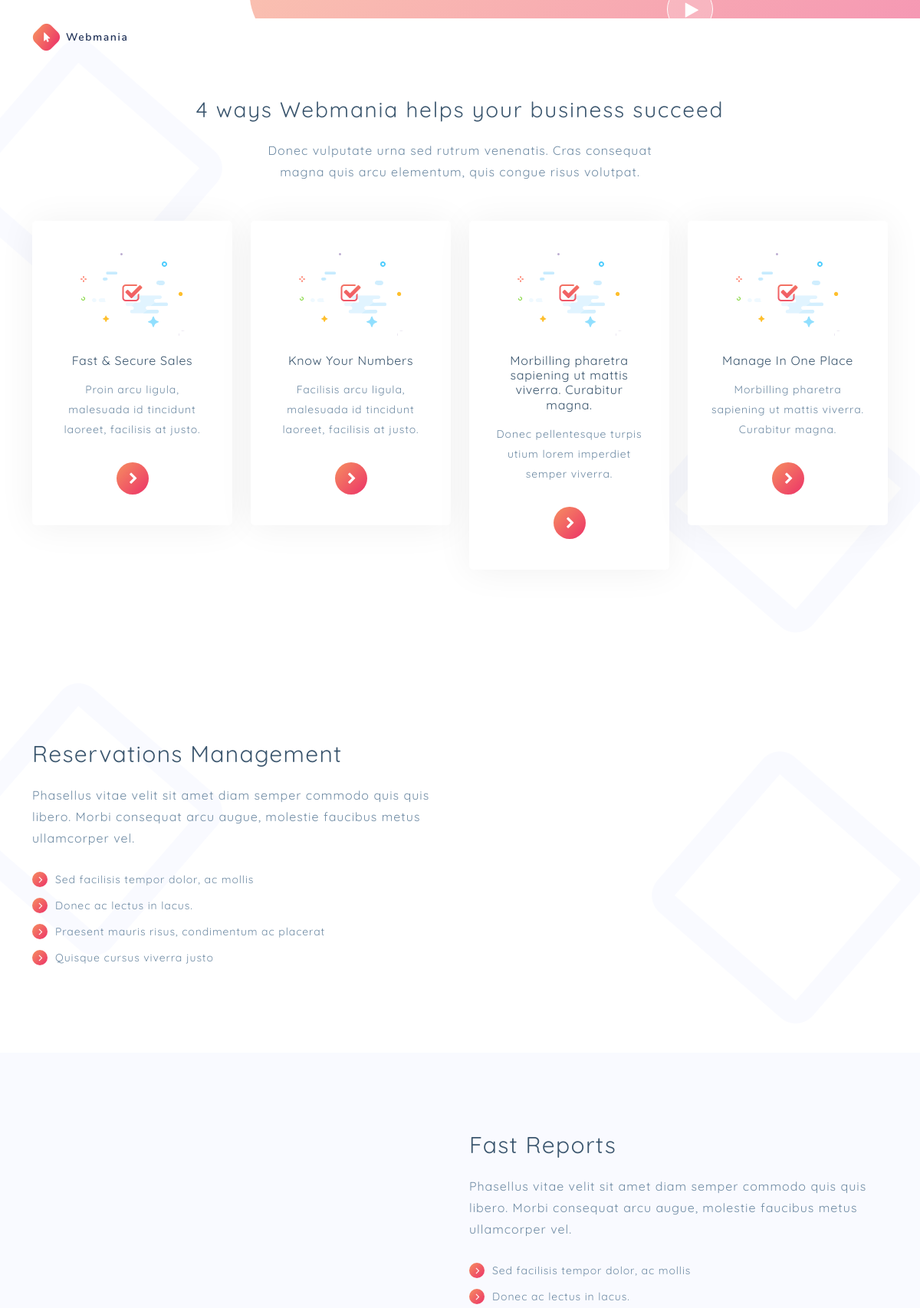
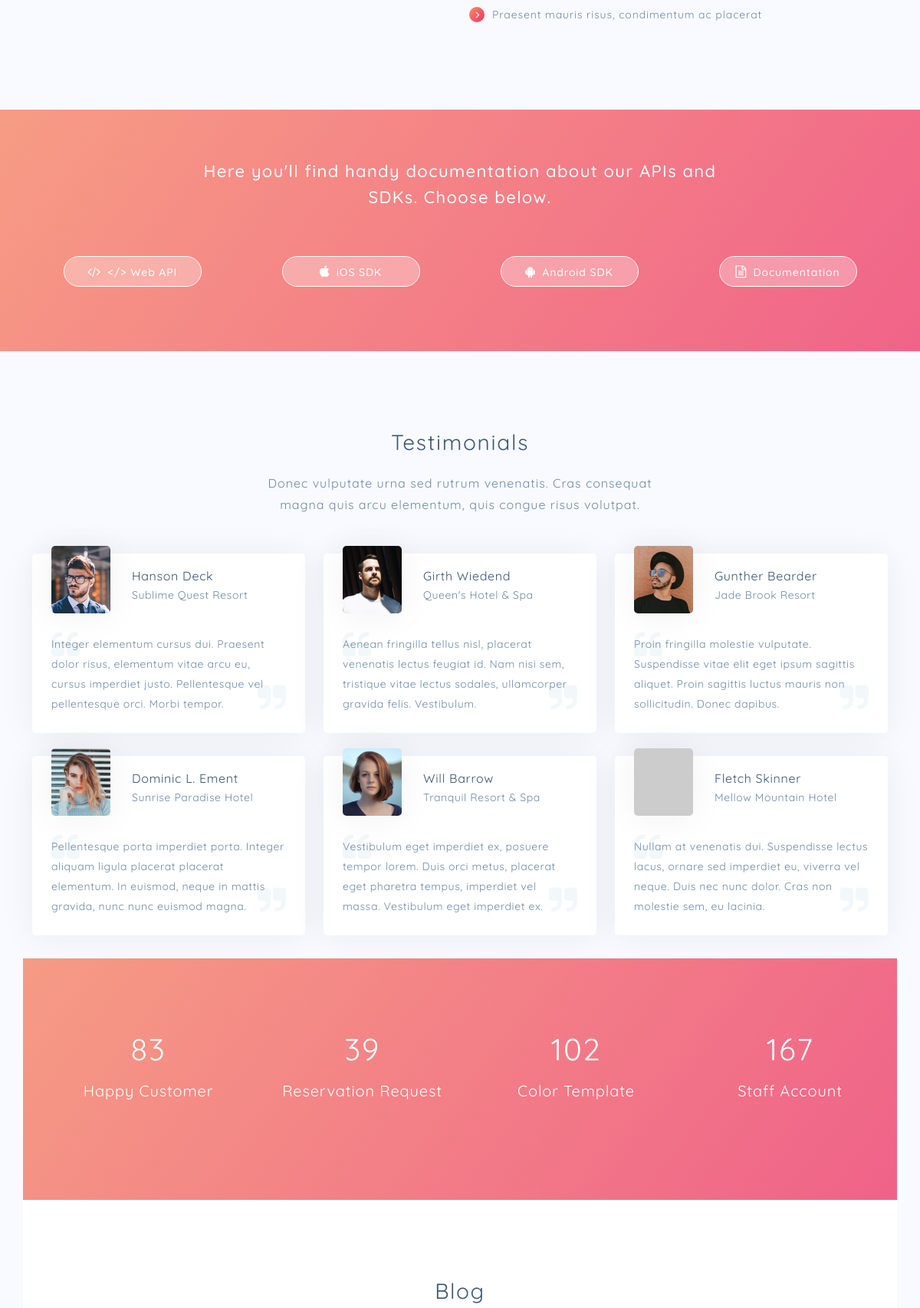
The page / (upper part) on the database its author committed (2 pictures, top to bottom).
### main/models.py (models this page shows)
class Info(models.Model):
    logo = models.ImageField()
    adres = models.CharField(max_length=255)
    phone = models.IntegerField()
    email = models.EmailField()
    desc = models.TextField()

class text(models.Model):
    title = models.CharField(max_length=255)
    text = models.TextField()

class Webmain(models.Model):
    title = models.CharField(max_length=255)
    text = models.TextField(max_length=255)

class About(models.Model):
    rigth = models.BooleanField(default=False)
    name = models.CharField(max_length=255)
    text = models.CharField(max_length=255)
    advantege = models.ManyToManyField(Advantege)
    img = models.ImageField()

class Advantege(models.Model):
    name = models.CharField(max_length=255)

class API(models.Model):
    text = models.CharField(max_length=255)
    web = models.CharField(max_length=255)
    android = models.CharField(max_length=255)
    ios = models.CharField(max_length=255)
    document = models.CharField(max_length=255)

class Blog_Text(models.Model):
    title = models.CharField(max_length=255)
    text = models.TextField()
    title2 = models.CharField(max_length=255)
    text2 = models.TextField()

class worker(models.Model):
    img = models.ImageField()
    name = models.CharField(max_length=255)
    mini_name = models.CharField(max_length=255)
    text = models.TextField()

class Result(models.Model):
    title1 = models.CharField(max_length=255)
    title2 = models.CharField(max_length=255)
    title3 = models.CharField(max_length=255)
    title4 = models.CharField(max_length=255)

### main/views.py (the view)
# urls.py: 2. Add a URL to urlpatterns:  path('', views.home, name='home')
def home(request):
    if request.method == "POST":
        name = request.POST.get("name")
        print(name)
    data_1 = random.randint(1,200)
    data_2 = random.randint(1,200)
    data_3 = random.randint(1,200)
    data_4 = random.randint(1,200)
    context = {
        "info" : Info.objects.last(),
        'about' : About.objects.all().order_by('-id')[:2],
        'API' : API.objects.last(),
        'webmain' : Webmain.objects.all().order_by('-id')[:4],
        'text' : text.objects.last(),
        'blog' : Blog.objects.all().order_by('-id')[:3],
        'blog_text' : Blog_Text.objects.last(),
        'worker' : worker.objects.all().order_by('-id')[:6],
        'backround' : Backround.objects.last(),
        'youtube' : Youtube.objects.last(),
        'width' : Width.objects.last(),
        'data_1' : data_1,
        'data_2' : data_2,
        'data_3' : data_3,
        'data_4' : data_4,
        'result' : Result.objects.last(),
    }
    return render(request, 'index.html', context)

### templates/index.html (shortened to what this page needs)
{% load static %}
<!DOCTYPE html>
<html lang="en">
<head>
	<link href="{% static 'assets/css/bootstrap.min.css' %}" rel="stylesheet" type="text/css">
	<link href="{% static 'assets/css/font-awesome.min.css' %}" rel="stylesheet" type="text/css">
	<link href="{% static 'assets/css/magnific-popup.css' %}" rel="stylesheet" type="text/css">
	<link href="{% static 'assets/css/orange.css' %}" rel="stylesheet" type="text/css">
</head>
<body>
	<header class="header-area">
		<div class="container">
			<div class="row">
				<div class="col-12">
					<nav class="main-nav">
						<a href="{% url 'home' %}" class="logo">
							<img src="{{info.logo.url}}" alt="Webmania"/>
						</a>
						<ul class="nav">
							<li><a href="{% url 'home' %}">Home</a></li>
							<li class="submenu">
								<a href="javascript:;">Pages</a>
							</li>
							<li><a href="{% url 'contact' %}">Contact</a></li>
							<li><a href="#" class="btn-nav-line"><span>Free Try</span></a></li>
						</ul>
					</nav>
				</div>
			</div>
		</div>
	</header>
	<div class="welcome-area" id="welcome">
		<div class="right-bg">
		</div>
		<div class="header-bg">
			<img src="{% static 'assets/images/header-bg.svg' %}" class="img-fluid" alt="" height="100%" width="100%">
		</div>
		<div class="header-text">
			<div class="container">
				<div class="row">
					<div class="col-lg-5 col-md-12 col-sm-12">
						</div>
					</div>
				</div>
			</div>
		</div>
		<div class="play-button-wrapper">
			<a href="{{youtube.youtube}}" class="btn-play">
				<i class="fa fa-play"></i>
			</a>
		</div>
	<section class="section white padding-bottom-90" id="features">
		<div class="bg-top"></div>
		<div class="container">
			<div class="row">
				<div class="col-lg-12">
					<div class="center-heading">
						<h2 class="section-title">{{text.title}}</h2>
					</div>
				</div>
				<div class="offset-lg-3 col-lg-6">
					<div class="center-text">
						<p>{{text.text}}</p>
					</div>
				</div>
			</div>
			<div class="row">
				{% for i in webmain%}
				<div class="col-lg-3 col-md-6 col-sm-6 col-12" data-scroll-reveal="enter bottom move 50px over 0.6s after 0.2s">
					<a href="#" class="features-small-item">
						<div class="icon">
							<i class="fa fa-check-square-o"></i>
						</div>
						<h5 class="features-title">{{i.title}}</h5>
						<p>{{i.text}}</p>
						<div class="button">
							<i class="fa fa-chevron-right"></i>
						</div>
					</a>
				</div>
				{%endfor%}
			</div>
		</div>
	</section>
	{% for i in about%}
		{% if i.rigth %}
	<section class="section padding-bottom-100">
		<div class="container">
			<div class="row">
				<div class="col-lg-6 col-md-6 col-sm-12 align-self-center">
					<div class="left-heading">
						<h2 class="section-title">{{ i.name }}</h2>
					</div>
					<div class="left-text">
						<p>{{ i.text}}</p>
						<ul>
							{% for i in i.advantege.all%}
							<li>{{i.name}}</li>
							{% endfor %}
						</ul>
					</div>
				</div>
			</div>
		</div>
	</section>
		{%else%}
	<section class="section white padding-bottom-100">
		<div class="bg-top"></div>
		<div class="container position-relative">
			<div class="row">
				<div class="col-lg-6 col-md-6 col-sm-12 align-self-center mobile-bottom-fix">
					<div class="left-heading">
						<h2 class="section-title">{{i.name}}</h2>
					</div>
					<div class="left-text">
						<p>{{i.text}}</p>
						<ul>
							{% for i in i.advantege.all%}
							<li>{{i.name}}</li>
							{% endfor %}
						</ul>
					</div>
				</div>
			</div>
		</div>
	</section>
		{% endif%}
		{% endfor%}
	<section class="parallax" data-image="{% static 'assets/images/photos/parallax.jpg' %}">
		<div class="parallax-content">
			<div class="container">
				<div class="row">
					<div class="offset-lg-2 col-lg-8">
						<div class="info">
							<p>{{API.text}}</p>
						</div>
					</div>
				</div>
				<div class="row">
					<div class="col-lg-3 col-md-6 col-sm-12 api-btn-content">
						<a href="#" class="btn-api">
							<i class="fa fa-code"></i>
							<span>{{API.web}}</span>
						</a>
					</div>
					<div class="col-lg-3 col-md-6 col-sm-12 api-btn-content">
						<a href="#" class="btn-api">
							<i class="fa fa-apple"></i>
							<span>{{API.ios}}</span>
						</a>
					</div>
					<div class="col-lg-3 col-md-6 col-sm-12 api-btn-content">
						<a href="#" class="btn-api">
							<i class="fa fa-android"></i>
							<span>{{API.android}}</span>
						</a>
					</div>
					<div class="col-lg-3 col-md-6 col-sm-12 api-btn-content">
						<a href="#" class="btn-api">
							<i class="fa fa-file-text-o"></i>
							<span>{{API.document}}</span>
						</a>
					</div>
				</div>
			</div>
		</div>
	</section>
	<section class="section padding-bottom-80" id="testimonials">
		<div class="container">
			<div class="row">
				<div class="col-lg-12">
					<div class="center-heading">
						<h2 class="section-title">{{blog_text.title2}}</h2>
					</div>
				</div>
				<div class="offset-lg-3 col-lg-6">
					<div class="center-text">
						<p>{{blog_text.text2}}</p>
					</div>
				</div>
			</div>
			<div class="row testimonials-wrapper">
				{% for i in worker%}
				<div class="col-lg-4 col-md-6 col-sm-12">
					<div class="testimonials-item">
						<div class="user">
							<img src="{{i.img.url}}" alt="">
						</div>
						<div class="testimonials-content">
							<h3 class="user-name">{{i.name}}</h3>
							<span>{{i.mini_name}}</span>
							<div class="txt">
								<p>{{i.text}} </p>
							</div>
						</div>
					</div>
				</div>
				{%endfor%}
	<section class="parallax-counter" data-image="{% static 'assets/images/photos/parallax-counter.jpg' %}">
		<div class="parallax-content">
			<div class="container">
				<div class="row">
					<div class="col-lg-3 col-md-6 col-sm-12">
						<div class="count-item">
							<strong>{{data_1}}</strong>
							<span>{{result.title1}}</span>
						</div>
					</div>
					<div class="col-lg-3 col-md-6 col-sm-12">
						<div class="count-item">
							<strong>{{data_2}}</strong>
							<span>{{result.title2}}</span>
						</div>
					</div>
					<div class="col-lg-3 col-md-6 col-sm-12">
						<div class="count-item">
							<strong>{{data_3}}</strong>
							<span>{{result.title3}}</span>
						</div>
					</div>
					<div class="col-lg-3 col-md-6 col-sm-12">
						<div class="count-item">
							<strong>{{data_4}}</strong>
							<span>{{result.title4}}</span>
						</div>
					</div>
				</div>
			</div>
		</div>
	</section>
	<section class="section white bg-center-left" id="blog">
		<div class="container">
			<div class="row">
				<div class="col-lg-12">
					<div class="center-heading">
						<h2 class="section-title">{{blog_text.title}}</h2>
					</div>
				</div>
			</div>
		</div>
	</section>
</body>
</html>

### rows shown on the page
Info: logo (picture)
text: title "4 ways Webmania helps your business succeed", text "Donec vulputate urna sed rutrum venenatis. Cras consequat magna quis arcu elementum, quis congue risus volutpat."
Webmain: title "Fast & Secure Sales", text "Proin arcu ligula, malesuada id tincidunt laoreet, facilisis at justo."
Webmain: title "Know Your Numbers", text "Facilisis arcu ligula, malesuada id tincidunt laoreet, facilisis at justo."
Webmain: title "Morbilling pharetra sapiening ut mattis viverra. Curabitur magna.", text "Donec pellentesque turpis utium lorem imperdiet semper viverra."
Webmain: title "Manage In One Place", text "Morbilling pharetra sapiening ut mattis viverra. Curabitur magna."
About: rigth False (drawn), name "Reservations Management", text "Phasellus vitae velit sit amet diam semper commodo quis quis libero. Morbi consequat arcu augue, molestie faucibus metus ullamcorper vel."
Advantege: name "Sed facilisis tempor dolor, ac mollis"
Advantege: name "Donec ac lectus in lacus."
Advantege: name "Praesent mauris risus, condimentum ac placerat"
Advantege: name "Quisque cursus viverra justo"
About: name "Fast Reports", text "Phasellus vitae velit sit amet diam semper commodo quis quis libero. Morbi consequat arcu augue, molestie faucibus metus ullamcorper vel."
Advantege: name "Sed facilisis tempor dolor, ac mollis"
Advantege: name "Donec ac lectus in lacus."
Advantege: name "Praesent mauris risus, condimentum ac placerat"
API: text "Here you'll find handy documentation about our APIs and SDKs. Choose below.", web "</> Web API", ios "iOS SDK", android "Android SDK", document "Documentation"
Blog_Text: title2 "Testimonials", text2 "Donec vulputate urna sed rutrum venenatis. Cras consequat magna quis arcu elementum, quis congue risus volutpat.", title "Blog"
worker: img (picture), name "Hanson Deck", mini_name "Sublime Quest Resort", text "Integer elementum cursus dui. Praesent dolor risus, elementum vitae arcu eu, cursus imperdiet justo. Pellentesque vel pellentesque orci. Morbi tempor."
worker: img (picture), name "Girth Wiedend", mini_name "Queen's Hotel & Spa", text "Aenean fringilla tellus nisl, placerat venenatis lectus feugiat id. Nam nisi sem, tristique vitae lectus sodales, ullamcorper gravida felis. Vestibulum."
worker: img (picture), name "Gunther Bearder", mini_name "Jade Brook Resort", text "Proin fringilla molestie vulputate. Suspendisse vitae elit eget ipsum sagittis aliquet. Proin sagittis luctus mauris non sollicitudin. Donec dapibus."
worker: img (picture), name "Dominic L. Ement", mini_name "Sunrise Paradise Hotel", text "Pellentesque porta imperdiet porta. Integer aliquam ligula placerat placerat elementum. In euismod, neque in mattis gravida, nunc nunc euismod magna."
worker: img (picture), name "Will Barrow", mini_name "Tranquil Resort & Spa", text "Vestibulum eget imperdiet ex, posuere tempor lorem. Duis orci metus, placerat eget pharetra tempus, imperdiet vel massa. Vestibulum eget imperdiet ex."
worker: img (picture), name "Fletch Skinner", mini_name "Mellow Mountain Hotel", text "Nullam at venenatis dui. Suspendisse lectus lacus, ornare sed imperdiet eu, viverra vel neque. Duis nec nunc dolor. Cras non molestie sem, eu lacinia."
Result: title1 "Happy Customer", title2 "Reservation Request", title3 "Color Template", title4 "Staff Account"
